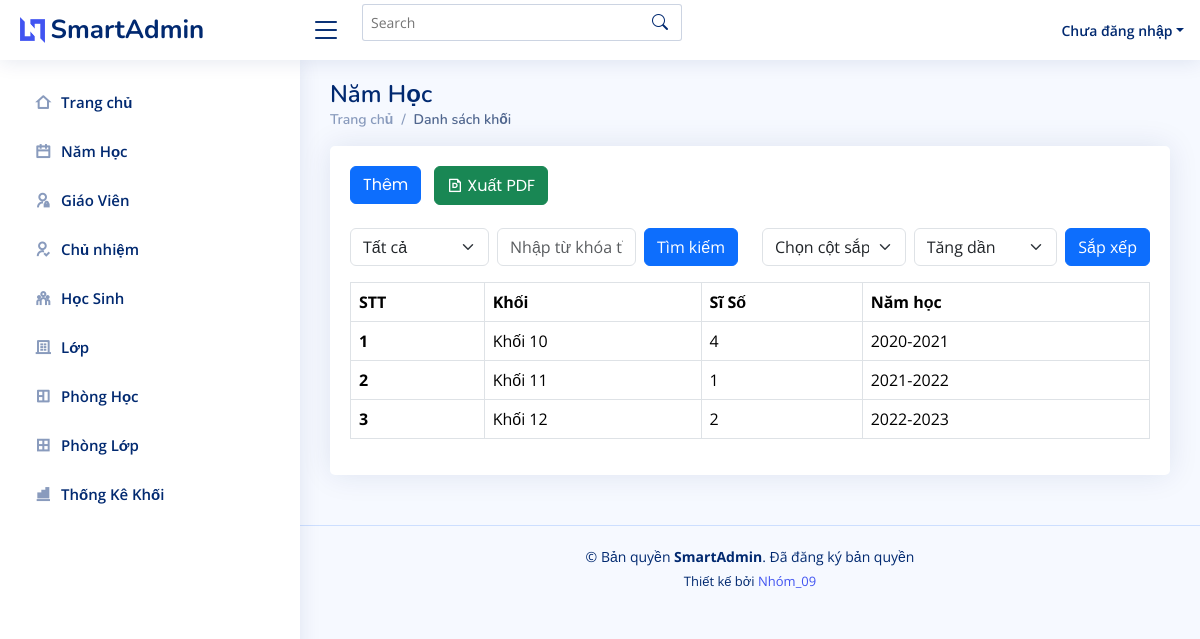
Page /khoi.php on the committed database.
### tables this page shows
CREATE TABLE `namhoc` (
  `maNamHoc` int NOT NULL AUTO_INCREMENT,
  `nienKhoa` varchar(50) NOT NULL,
  PRIMARY KEY (`maNamHoc`)
);

### khoi.php (the view, shortened to what this page needs)
<?php
include('partials/header.php');
include('partials/sidebar.php');
include('partials/connectDB.php');
?>
<main id="main" class="main">
    <div class="pagetitle">
        <h1>Năm Học</h1>
        <nav>
            <ol class="breadcrumb">
                <li class="breadcrumb-item"><a href="index.php">Trang chủ</a></li>
                <li class="breadcrumb-item active">Danh sách khối</li>
            </ol>
        </nav>
    </div>
    <section class="section">
        <div class="row">
            <div class="col-lg-12">
                <div class="card">
                    <div class="card-body">
                        <h5 class="card-title d-flex justify-content-between align-items-center">
                            <div>
                                <a href="#" class="btn btn-primary me-2">Thêm</a>
                                <a href="export_pdf_khoi.php?column=<?php echo isset($_GET['column']) ? $_GET['column'] : ''; ?>&keyword=<?php echo isset($_GET['keyword']) ? $_GET['keyword'] : ''; ?>&order=<?php echo isset($_GET['order']) ? $_GET['order'] : 'asc'; ?>" class="btn btn-success me-4">
                                 <i class="ri-file-pdf-line"></i> Xuất PDF
                                </a>
                            </div>
                        </h5>
                        <div class="row">
                            <form method="GET" action="" class="d-flex align-items-center w-50">
                                <div class="me-2" style="flex: 1;">
                                    <select name="column" class="form-select">
                                        <option value="">Tất cả</option>
                                    </select>
                                </div>
                                <div class="me-2" style="flex: 1;">
                                    <input type="text" name="keyword" class="form-control" placeholder="Nhập từ khóa tìm kiếm">
                                </div>
                                <button type="submit" class="btn btn-primary">Tìm kiếm</button>
                            </form>
                            <form method="GET" action="" class="d-flex align-items-center w-50">
                                <div class="me-2" style="flex: 1;">
                                    <select name="sort_column" class="form-select">
                                        <option value="">Chọn cột sắp xếp</option>
                                    </select>
                                </div>
                                <div class="me-2" style="flex: 1;">
                                    <select name="sort_order" class="form-select">
                                        <option value="asc">Tăng dần</option>
                                    </select>
                                </div>
                                <button type="submit" class="btn btn-primary">Sắp xếp</button>
                            </form>
                        </div>
                        <table class="table table-bordered">
                            <thead>
                                <tr>
                                    <th scope="col">STT</th>
                                    <th scope="col">Khối</th>
                                    <th scope="col">Sĩ Số</th>
                                    <th scope="col">Năm học</th>
                                </tr>
                            </thead>
                            <tbody>
                                <?php
                                $sql = "SELECT
                                    CASE
                                        WHEN l.tenLop LIKE '10%' THEN 'Khối 10'
                                        WHEN l.tenLop LIKE '11%' THEN 'Khối 11'
                                        WHEN l.tenLop LIKE '12%' THEN 'Khối 12'
                                        ELSE 'Khối Khác'
                                    END AS khoi,
                                    COUNT(h.maHS) AS soSiSo,
                                    n.maNamHoc,
                                    n.nienKhoa
                                FROM
                                    namhoc n
                                JOIN
                                    lop l ON n.maNamHoc = l.maNamHoc
                                JOIN
                                    hocsinh h ON l.maLop = h.maLop
                                GROUP BY
                                    khoi, n.maNamHoc, n.nienKhoa";
                                $stmt = $conn->prepare($sql);
                                $stmt->execute();
                                $result = $stmt->get_result();
                                if ($result->num_rows > 0) {
                                    $stt = 1;
                                    while ($row = $result->fetch_assoc()) {
                                        echo "<tr>
                                            <th scope='row'>{$stt}</th>
                                            <td>{$row['khoi']}</td>
                                            <td>{$row['soSiSo']}</td>
                                            <td>{$row['nienKhoa']}</td>
                                        </tr>";
                                        $stt++;
                                    }
                                } else {
                                    echo "<tr><td colspan='4' class='text-center'>Không có dữ liệu nào</td></tr>";
                                }
                                ?>
                            </tbody>
                        </table>
                    </div>
                </div>
            </div>
        </div>
    </section>
</main>
<?php include('partials/footer.php'); ?>

### assets/css/style.css (style rules this page uses)
a { color: #4154f1; text-decoration: none; }
h1, h2, h3, h4, h5, h6 { font-family: "Nunito", sans-serif; }
#main { margin-top: 60px; padding: 20px 30px; transition: all 0.3s; }
.pagetitle { margin-bottom: 10px; }
.pagetitle h1 { font-size: 24px; margin-bottom: 0; font-weight: 600; color: #012970; }
.card { margin-bottom: 30px; border: none; border-radius: 5px; box-shadow: 0px 0 30px rgba(1, 41, 112, 0.1); }
.card-title { padding: 20px 0 15px 0; font-size: 18px; font-weight: 500; color: #012970; font-family: "Poppins", sans-serif; }
.card-body { padding: 0 20px 20px 20px; }
.breadcrumb { font-size: 14px; font-family: "Nunito", sans-serif; color: #899bbd; font-weight: 600; }
.breadcrumb a { color: #899bbd; transition: 0.3s; }
.breadcrumb .breadcrumb-item::before { color: #899bbd; }
.breadcrumb .active { color: #51678f; font-weight: 600; }
@media (min-width: 1200px) { #main, #footer { margin-left: 300px; } }

### rows in the picture
namhoc: khoi "Khối 10", soSiSo "4", nienKhoa "2020-2021"
namhoc: khoi "Khối 11", soSiSo "1", nienKhoa "2021-2022"
namhoc: khoi "Khối 12", soSiSo "2", nienKhoa "2022-2023"
